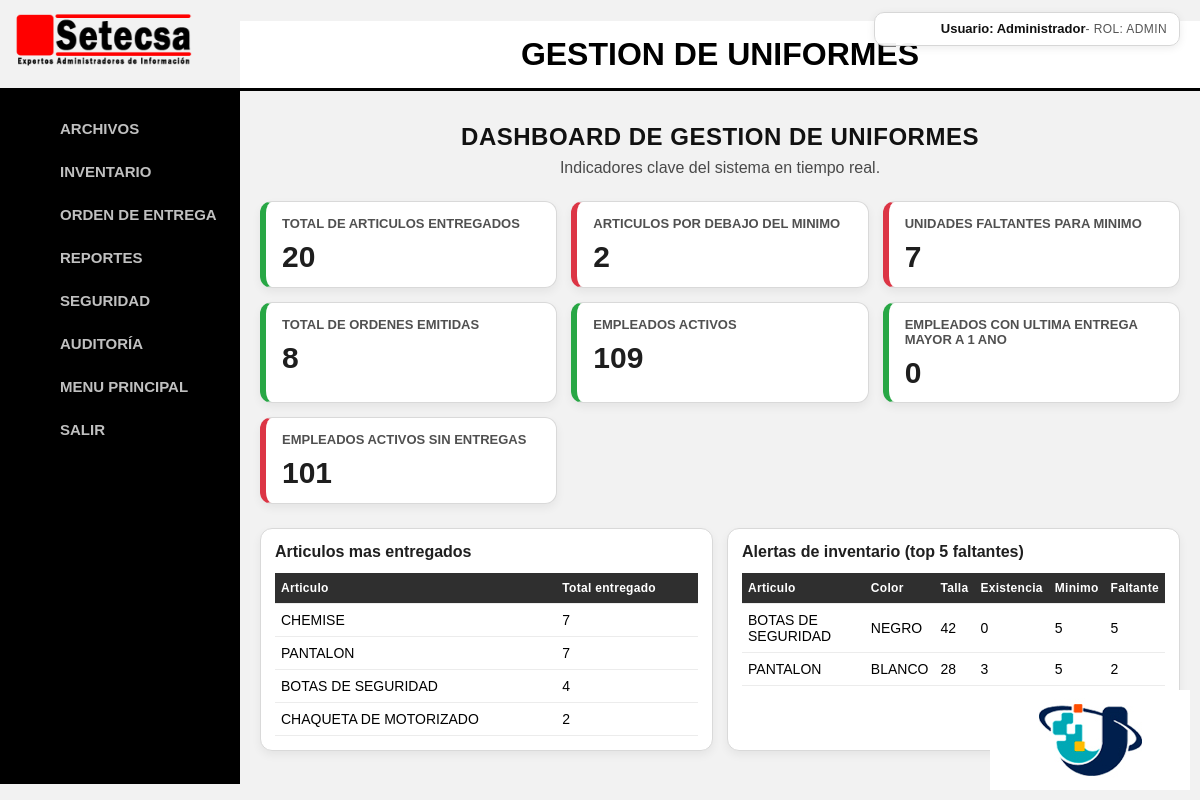
/index.php (signed in), run on the app's committed database.
### tables this page shows
CREATE TABLE `inventario` (
  `id` bigint(20) UNSIGNED NOT NULL,
  `idarticulos` bigint(20) UNSIGNED NOT NULL,
  `idcolores` bigint(20) UNSIGNED NOT NULL,
  `idtallas` bigint(20) UNSIGNED NOT NULL,
  `idgeneros` bigint(20) UNSIGNED NOT NULL,
  `minimo` int(11) NOT NULL,
  `existencia` int(11) NOT NULL,
  `precio` float(7,2) NOT NULL
);

CREATE TABLE `articulos` (
  `id` bigint(20) UNSIGNED NOT NULL,
  `nombre` varchar(40) NOT NULL
);

CREATE TABLE `colores` (
  `id` bigint(20) UNSIGNED NOT NULL,
  `nombre` varchar(30) NOT NULL
);

CREATE TABLE `tallas` (
  `id` bigint(20) UNSIGNED NOT NULL,
  `nombre` varchar(5) NOT NULL
);

### auth.php (called while the page is built, shortened)
<?php
function has_perm($perm)
{
    return !empty($_SESSION[$perm]);
}

### index.php (the view, shortened to what this page needs)
<?php
include 'encabezado.php';
include 'conexion_db.php';
function obtener_escalar($mysqli, $sql)
{
    $resultado = mysqli_query($mysqli, $sql);
    $fila = mysqli_fetch_assoc($resultado);
    return (int) array_shift($fila);
}
$kpiTotalArticulosEntregados = obtener_escalar(
    $mysqli,
    "SELECT COALESCE(SUM(cantidad), 0) FROM detalles"
);
$kpiArticulosDebajoMinimo = obtener_escalar(
    $mysqli,
    "SELECT COUNT(*) FROM inventario WHERE existencia < minimo"
);
$kpiUnidadesFaltantes = obtener_escalar(
    $mysqli,
    "SELECT COALESCE(SUM(GREATEST(minimo - existencia, 0)), 0) FROM inventario WHERE existencia < minimo"
);
$kpiTotalOrdenes = obtener_escalar(
    $mysqli,
    "SELECT COUNT(*) FROM ordenes"
);
$kpiTotalEmpleadosActivos = obtener_escalar(
    $mysqli,
    "SELECT COUNT(*) FROM empleados WHERE activo = 1"
);
$kpiEmpleadosMasUnAno = obtener_escalar(
    $mysqli,
    "SELECT COUNT(*)
     FROM empleados e
     LEFT JOIN (
         SELECT empleado, MAX(fecha) AS ultima_fecha
         FROM ordenes
         GROUP BY empleado
     ) o ON o.empleado = e.id
     WHERE e.activo = 1
       AND o.ultima_fecha IS NOT NULL
       AND o.ultima_fecha < DATE_SUB(CURDATE(), INTERVAL 1 YEAR)"
);
$kpiEmpleadosSinEntregas = obtener_escalar(
    $mysqli,
    "SELECT COUNT(*)
     FROM empleados e
     LEFT JOIN (
         SELECT empleado, MAX(fecha) AS ultima_fecha
         FROM ordenes
         GROUP BY empleado
     ) o ON o.empleado = e.id
     WHERE e.activo = 1
       AND o.ultima_fecha IS NULL"
);
$topArticulos = [];
$qryTopArticulos = "SELECT a.nombre AS articulo, COALESCE(SUM(d.cantidad), 0) AS total_entregado
                    FROM detalles d
                    INNER JOIN inventario i ON i.id = d.inventario
                    INNER JOIN articulos a ON a.id = i.idarticulos
                    GROUP BY a.id, a.nombre
                    ORDER BY total_entregado DESC, a.nombre ASC
                    LIMIT 5";
$resultTopArticulos = mysqli_query($mysqli, $qryTopArticulos);
if ($resultTopArticulos) {
    while ($fila = mysqli_fetch_assoc($resultTopArticulos)) {
        $topArticulos[] = $fila;
    }
}
$alertasStock = [];
$qryAlertasStock = "SELECT
                        a.nombre AS articulo,
                        c.nombre AS color,
                        t.nombre AS talla,
                        i.existencia,
                        i.minimo,
                        (i.minimo - i.existencia) AS faltante
                    FROM inventario i
                    INNER JOIN articulos a ON a.id = i.idarticulos
                    LEFT JOIN colores c ON c.id = i.idcolores
                    LEFT JOIN tallas t ON t.id = i.idtallas
                    WHERE i.existencia < i.minimo
                    ORDER BY faltante DESC, a.nombre ASC
                    LIMIT 5";
$resultAlertasStock = mysqli_query($mysqli, $qryAlertasStock);
if ($resultAlertasStock) {
    while ($fila = mysqli_fetch_assoc($resultAlertasStock)) {
        $alertasStock[] = $fila;
    }
}
?>
<div class="dashboard-wrap">
    <h2 class="dashboard-title">DASHBOARD DE GESTION DE UNIFORMES</h2>
    <p class="dashboard-subtitle">Indicadores clave del sistema en tiempo real.</p>
    <div class="kpi-grid">
        <div class="kpi-card kpi-ok">
            <h3>Total de articulos entregados</h3>
            <p><?php echo number_format($kpiTotalArticulosEntregados); ?></p>
        </div>
        <div class="kpi-card <?php echo $kpiArticulosDebajoMinimo > 0 ? 'kpi-alerta' : 'kpi-ok'; ?>">
            <h3>Articulos por debajo del minimo</h3>
            <p><?php echo number_format($kpiArticulosDebajoMinimo); ?></p>
        </div>
        <div class="kpi-card <?php echo $kpiUnidadesFaltantes > 0 ? 'kpi-alerta' : 'kpi-ok'; ?>">
            <h3>Unidades faltantes para minimo</h3>
            <p><?php echo number_format($kpiUnidadesFaltantes); ?></p>
        </div>
        <div class="kpi-card kpi-ok">
            <h3>Total de ordenes emitidas</h3>
            <p><?php echo number_format($kpiTotalOrdenes); ?></p>
        </div>
        <div class="kpi-card kpi-ok">
            <h3>Empleados activos</h3>
            <p><?php echo number_format($kpiTotalEmpleadosActivos); ?></p>
        </div>
        <div class="kpi-card <?php echo $kpiEmpleadosMasUnAno > 0 ? 'kpi-alerta' : 'kpi-ok'; ?>">
            <h3>Empleados con ultima entrega mayor a 1 ano</h3>
            <p><?php echo number_format($kpiEmpleadosMasUnAno); ?></p>
        </div>
        <div class="kpi-card <?php echo $kpiEmpleadosSinEntregas > 0 ? 'kpi-alerta' : 'kpi-ok'; ?>">
            <h3>Empleados activos sin entregas</h3>
            <p><?php echo number_format($kpiEmpleadosSinEntregas); ?></p>
        </div>
    </div>
    <div class="panel-grid">
        <section class="panel">
            <h3>Articulos mas entregados</h3>
            <?php if (empty($topArticulos)) { ?>
                <p class="resumen-vacio">No hay entregas registradas para mostrar.</p>
            <?php } else { ?>
                <table class="resumen-tabla">
                    <thead>
                        <tr>
                            <th>Articulo</th>
                            <th>Total entregado</th>
                        </tr>
                    </thead>
                    <tbody>
                        <?php foreach ($topArticulos as $item) { ?>
                            <tr>
                                <td><?php echo htmlspecialchars($item['articulo']); ?></td>
                                <td><?php echo number_format($item['total_entregado']); ?></td>
                            </tr>
                        <?php } ?>
                    </tbody>
                </table>
            <?php } ?>
        </section>
        <section class="panel">
            <h3>Alertas de inventario (top 5 faltantes)</h3>
            <?php if (empty($alertasStock)) { ?>
                <p class="resumen-vacio">No hay articulos por debajo del stock minimo.</p>
            <?php } else { ?>
                <table class="resumen-tabla">
                    <thead>
                        <tr>
                            <th>Articulo</th>
                            <th>Color</th>
                            <th>Talla</th>
                            <th>Existencia</th>
                            <th>Minimo</th>
                            <th>Faltante</th>
                        </tr>
                    </thead>
                    <tbody>
                        <?php foreach ($alertasStock as $item) { ?>
                            <tr>
                                <td><?php echo htmlspecialchars($item['articulo']); ?></td>
                                <td><?php echo htmlspecialchars($item['color'] ?: '-'); ?></td>
                                <td><?php echo htmlspecialchars($item['talla'] ?: '-'); ?></td>
                                <td><?php echo number_format($item['existencia']); ?></td>
                                <td><?php echo number_format($item['minimo']); ?></td>
                                <td><?php echo number_format($item['faltante']); ?></td>
                            </tr>
                        <?php } ?>
                    </tbody>
                </table>
            <?php } ?>
        </section>
    </div>
</div>
<div class="dashboard-logo">
    <img src="logouneti.jpg" alt="Logo UNETI" id="logouneti">
</div>

### encabezado.php (shortened to what this page needs)
<?php
include_once 'auth.php';
$nombreUsuarioSesion = '';
if (!empty($_SESSION['nombre_completo'])) {
    $nombreUsuarioSesion = trim($_SESSION['nombre_completo']);
} elseif (!empty($_SESSION['usuario'])) {
    $nombreUsuarioSesion = trim($_SESSION['usuario']);
}
$rolUsuarioSesion = !empty($_SESSION['rol']) ? trim($_SESSION['rol']) : '';
?>
<!DOCTYPE html>
<html lang="en">
    <head>
        <link rel="stylesheet" href="formatos.css" type="text/css" charset="utf-8" />
    </head>
    <body>
        <div class="home-logo home-logo-left">
            <img src="logo_setecsa.png" alt="Logo SETECSA">
        </div>
        <header class="app-header">
            <h1 class = "cabeza">GESTION DE UNIFORMES</h1>
            <?php if ($nombreUsuarioSesion !== '' || $rolUsuarioSesion !== ''): ?>
                <div class="session-info" aria-label="Sesión de usuario" style="position: fixed; top: 12px; right: 20px; z-index: 10001; display: flex; flex-direction: row; align-items: center; justify-content: flex-end; gap: 0; min-width: 280px; padding: 8px 12px; border: 1px solid #d7d7d7; border-radius: 10px; background-color: rgba(255, 255, 255, 0.95); box-shadow: 0 2px 8px rgba(0, 0, 0, 0.08); text-align: right;">
                    <?php if ($nombreUsuarioSesion !== ''): ?>
                        <span class="session-info-name" style="font-size: 13px; font-weight: bold; color: #111111; line-height: 1.2; display: inline;">Usuario: <?php echo htmlspecialchars($nombreUsuarioSesion, ENT_QUOTES, 'UTF-8'); ?></span>
                    <?php endif; ?>
                    <?php if ($rolUsuarioSesion !== ''): ?>
                        <span class="session-info-role" style="font-size: 12px; color: #555555; text-transform: uppercase; letter-spacing: 0.4px; display: inline;"> - Rol: <?php echo htmlspecialchars($rolUsuarioSesion, ENT_QUOTES, 'UTF-8'); ?></span>
                    <?php endif; ?>
                </div>
            <?php endif; ?>
        </header>
        <menu class="menu">
            <ul>
                <li><a href="">ARCHIVOS</a>
                </li>
                <li><a href="productosvista.php">INVENTARIO</a></li>
                <li><a href="ordenesvista.php">ORDEN DE ENTREGA</a></li>
                <li><a href="#">REPORTES</a>
                </li>
                <li><a href="seguridad.php">SEGURIDAD</a></li>
                <?php if (has_perm('perm_auditoria')): ?>
                    <li><a href="auditoria.php">AUDITORÍA</a></li>
                <?php endif; ?>
                <li><a href="index.php">MENU PRINCIPAL</a></li>
                <li><a href="logout.php">SALIR</a></li>
            </ul>
        </menu>
    </body>
</html>

### formatos.css (style rules this page uses)
body { font-family: Arial, sans-serif; margin: 0; padding: 0; margin-left: 240px; background-color: #f2f2f2; color: #000; }
header { position: relative; z-index: 1000; }
.app-header { position: relative; }
.cabeza { margin-bottom: 0; background-color: #ffffff; color: #000000; text-align: center; padding: 15px 0; border-bottom: 3px solid #000000; }
.session-info { position: fixed; top: 12px; right: 20px; display: flex; flex-direction: column; align-items: flex-end; gap: 2px; min-width: 180px; padding: 8px 12px; border: 1px solid #d7d7d7; border-radius: 10px; background-color: rgba(255, 255, 255, 0.95); box-shadow: 0 2px 8px rgba(0, 0, 0, 0.08); }
.session-info-name { font-size: 13px; font-weight: bold; color: #111111; line-height: 1.2; }
.session-info-role { font-size: 12px; color: #555555; text-transform: uppercase; letter-spacing: 0.4px; }
.menu { position: fixed; top: 72px; left: 0; bottom: 0; width: 240px; padding-top: 20px; background-color: #000000; overflow-y: auto; box-sizing: border-box; z-index: 999; }
.menu ul, .dropdownmenu li { margin: 0; padding: 0; list-style: none; }
.menu ul { background: transparent; display: flex; flex-direction: column; gap: 2px; }
.menu li { position: relative; width: 100%; }
.menu a { background: #000000; color: #c0c0c0; display: block; font: bold 15px sans-serif; padding: 12px 20px; text-align: left; text-decoration: none; transition: background .25s ease, color .25s ease; }
.home-logo { position: fixed !important; top: 10px !important; z-index: 9999 !important; display: inline-block; margin: 0; padding: 0; }
.home-logo-left { left: 10px !important; }
.home-logo img { max-height: 60px; width: auto; display: block; }

### index.php (style rules this page uses)
.dashboard-wrap { margin: 32px auto; padding: 0 20px 20px 20px; max-width: 1200px; }
.dashboard-title { margin: 0 0 8px 0; text-align: center; color: #111111; letter-spacing: 0.5px; }
.dashboard-subtitle { margin: 0 0 24px 0; text-align: center; color: #4a4a4a; }
.kpi-grid { display: grid; grid-template-columns: repeat(auto-fit, minmax(230px, 1fr)); gap: 14px; margin-bottom: 24px; }
.kpi-card { background: #ffffff; border: 1px solid #d9d9d9; border-radius: 12px; padding: 14px 16px; box-shadow: 0 4px 10px rgba(0, 0, 0, 0.06); }
.kpi-card h3 { margin: 0; font-size: 13px; color: #505050; text-transform: uppercase; }
.kpi-card p { margin: 10px 0 0 0; font-size: 30px; font-weight: bold; color: #1e1e1e; line-height: 1.05; }
.kpi-alerta { border-left: 6px solid #dc3545; }
.kpi-ok { border-left: 6px solid #28a745; }
.panel-grid { display: grid; grid-template-columns: 1fr 1fr; gap: 14px; }
.panel { background: #ffffff; border: 1px solid #d9d9d9; border-radius: 12px; padding: 14px; box-shadow: 0 4px 10px rgba(0, 0, 0, 0.06); }
.panel h3 { margin: 0 0 12px 0; font-size: 16px; color: #1f1f1f; }
.resumen-tabla { width: 100%; border-collapse: collapse; font-size: 14px; }
.resumen-tabla th, .resumen-tabla td { border-bottom: 1px solid #ececec; padding: 8px 6px; text-align: left; }
.resumen-tabla th { background: #2f2f2f; color: #ffffff; font-size: 12px; letter-spacing: 0.3px; }
.dashboard-logo { position: fixed; bottom: 10px; right: 10px; z-index: 9999; }
.dashboard-logo img { max-height: 120px; width: auto; display: block; cursor: pointer; }

### data on the page
inventario: idarticulos.nombre "BOTAS DE SEGURIDAD", idcolores.nombre "NEGRO", idtallas.nombre "42", existencia "0", minimo "5", faltante "5"
inventario: idarticulos.nombre "PANTALON", idcolores.nombre "BLANCO", idtallas.nombre "28", existencia "3", minimo "5", faltante "2"

### other printed values
$nombreUsuarioSesion "Administrador"
$rolUsuarioSesion "ADMIN"
$kpiTotalArticulosEntregados "20"
$kpiArticulosDebajoMinimo "2"
$kpiUnidadesFaltantes "7"
$kpiTotalOrdenes "8"
$kpiTotalEmpleadosActivos "109"
$kpiEmpleadosMasUnAno "0"
$kpiEmpleadosSinEntregas "101"
$item['articulo'] "CHEMISE"
$item['total_entregado'] "7"
$item['articulo'] "PANTALON"
$item['articulo'] "BOTAS DE SEGURIDAD"
$item['total_entregado'] "4"
$item['articulo'] "CHAQUETA DE MOTORIZADO"
